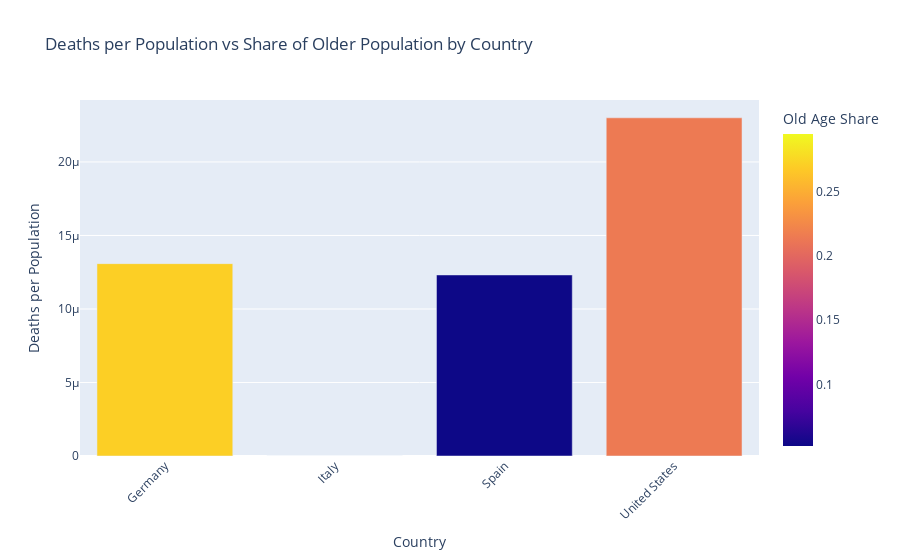

Source (notebook cell):
### Markdown cell above
7. How an old population impacts covid deaths?

### Code cell
import plotly.express as px
import pandas as pd

# Calculate 'old_age_share' for each country
df['old_age_share'] = (df['population_age_60_69'] + 
                       df['population_age_70_79'] + 
                       df['population_age_80_and_older']) / df['population']

# Calculate death rate (new_deceased / population)
df['death_rate'] = df['new_deceased'] / df['population']

# Group by country to get average death rate and old age share
country_summary = df.groupby('country_name', as_index=False).agg({
    'death_rate': 'mean',       # Average death rate per country
    'old_age_share': 'mean'     # Average share of old people per country
})

# Create a bar chart
fig = px.bar(country_summary, 
             x='country_name', 
             y='death_rate', 
             color='old_age_share', 
             title='Deaths per Population vs Share of Older Population by Country',
             labels={
                 'death_rate': 'Deaths per Population',
                 'country_name': 'Country',
                 'old_age_share': 'Share of Older Population'
             },
             hover_data=['old_age_share'])

# Improve layout for readability
fig.update_layout(xaxis_tickangle=-45, 
                  xaxis_title='Country', 
                  yaxis_title='Deaths per Population',
                  coloraxis_colorbar=dict(title="Old Age Share"))

# Show chart
fig.show()

### Figure 1 — Plotly figure (JSON) as saved in the notebook; plotly's stock layout.template omitted (floating-point values rounded to 4 significant figures)
{"data": [{"alignmentgroup": "True", "customdata": [[0.2712], [0.2952], [0.05202], [0.2145]], "hovertemplate": "Country=%{x}<br>Deaths per Population=%{y}<br>Share of Older Population=%{marker.color}<extra></extra>", "legendgroup": "", "marker": {"color": [0.2712, 0.2952, 0.05202, 0.2145], "coloraxis": "coloraxis", "pattern": {"shape": ""}}, "name": "", "offsetgroup": "", "orientation": "v", "showlegend": false, "textposition": "auto", "type": "bar", "x": ["Germany", "Italy", "Spain", "United States"], "xaxis": "x", "y": [1.308e-05, 0, 1.231e-05, 2.3e-05], "yaxis": "y"}], "layout": {"barmode": "relative", "coloraxis": {"colorbar": {"title": {"text": "Old Age Share"}}, "colorscale": [[0, "#0d0887"], [0.1111, "#46039f"], [0.2222, "#7201a8"], [0.3333, "#9c179e"], [0.4444, "#bd3786"], [0.5556, "#d8576b"], [0.6667, "#ed7953"], [0.7778, "#fb9f3a"], [0.8889, "#fdca26"], [1, "#f0f921"]]}, "legend": {"tracegroupgap": 0}, "title": {"text": "Deaths per Population vs Share of Older Population by Country"}, "xaxis": {"anchor": "y", "domain": [0, 1], "tickangle": -45, "title": {"text": "Country"}}, "yaxis": {"anchor": "x", "domain": [0, 1], "title": {"text": "Deaths per Population"}}}}
